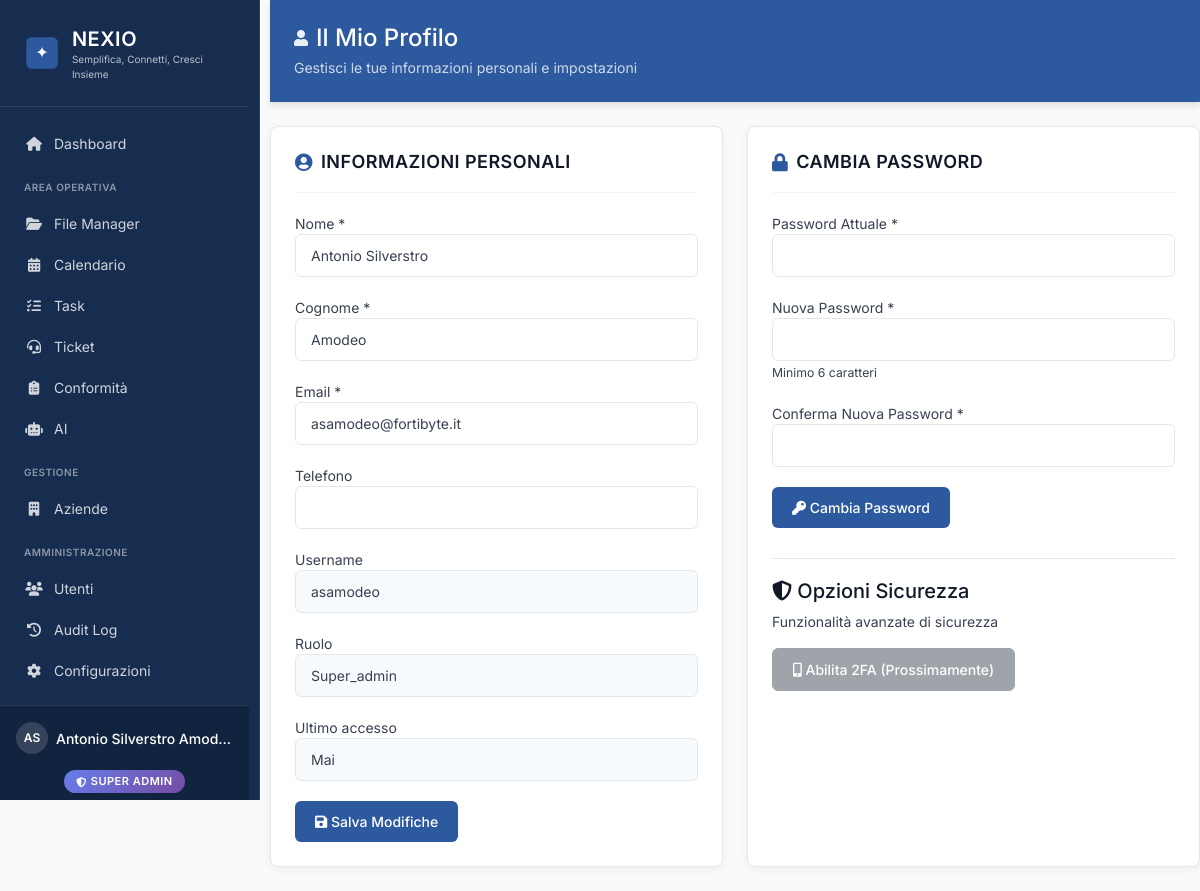
The app's page /profilo.php (signed in) with its own data.
### tables this page shows
CREATE TABLE `utenti` (
  `id` int(11) NOT NULL AUTO_INCREMENT,
  `username` varchar(50) NOT NULL,
  `password` varchar(255) NOT NULL,
  `email` varchar(255) NOT NULL,
  `nome` varchar(100) DEFAULT NULL,
  `cognome` varchar(100) DEFAULT NULL,
  `ruolo` varchar(50) DEFAULT 'utente',
  `azienda_id` int(11) DEFAULT NULL,
  `attivo` tinyint(1) DEFAULT 1,
  `primo_accesso` tinyint(1) DEFAULT 0,
  `prima_login` tinyint(1) DEFAULT 1,
  `password_scadenza` date DEFAULT NULL,
  `last_password_change` datetime DEFAULT NULL,
  `data_creazione` timestamp NOT NULL DEFAULT current_timestamp(),
  `ultimo_accesso` datetime DEFAULT NULL,
  `telefono` varchar(50) DEFAULT NULL,
  `cellulare` varchar(50) DEFAULT NULL,
  `data_nascita` date DEFAULT NULL,
  `avatar` varchar(255) DEFAULT NULL,
  `bio` text DEFAULT NULL,
  `two_factor_enabled` tinyint(1) DEFAULT 0,
  `two_factor_secret` varchar(255) DEFAULT NULL,
  `password_reset_token` varchar(255) DEFAULT NULL COMMENT 'Token per il reset della password',
  `password_reset_expires` datetime DEFAULT NULL COMMENT 'Scadenza del token di reset password',
  `data_registrazione` datetime DEFAULT current_timestamp(),
  PRIMARY KEY (`id`),
  KEY `idx_email` (`email`),
  KEY `idx_ruolo` (`ruolo`),
  KEY `idx_attivo` (`attivo`),
  KEY `idx_username` (`username`)
);

### backend/middleware/Auth.php (called while the page is built, shortened)
<?php
require_once __DIR__ . '/../config/config.php';
class Auth {
    private static $instance = null;
    private $user = null;
    private $isAuthenticated = false;
    public static function getInstance() {
        if (self::$instance === null) {
            self::$instance = new self();
        }
        return self::$instance;
    }
    private function checkAuthentication() {
        if (isset($_SESSION['user_id']) && isset($_SESSION['username'])) {
            $this->isAuthenticated = true;
            $this->user = [
                'id' => $_SESSION['user_id'],
                'username' => $_SESSION['username'],
                'nome' => $_SESSION['nome'] ?? 'Utente',
                'cognome' => $_SESSION['cognome'] ?? '',
                'ruolo' => $_SESSION['ruolo'] ?? 'utente',
                'email' => $_SESSION['email'] ?? ''
            ];
        }
    }
    public function isAuthenticated() {
        return $this->isAuthenticated;
    }
    public function getUser() {
        return $this->user;
    }
    public function isSuperAdmin() {
        return $this->user && $this->user['ruolo'] === 'super_admin';
    }
    public function hasElevatedPrivileges() {
        return $this->user && in_array($this->user['ruolo'], ['super_admin', 'utente_speciale']);
    }
}

### backend/utils/MenuHelper.php (called while the page is built, shortened)
<?php
class MenuHelper {
    public static function isActivePage($menuUrl, $currentPage, $aliases = []) {
        $basename = basename($menuUrl);
        if ($basename === $currentPage) {
            return true;
        }
        return false;
    }
    public static function getMenuConfiguration($auth) {
        $user = $auth->getUser();
        $isSuperAdmin = $auth->isSuperAdmin();
    }
    public static function groupMenuBySection($menuConfig) {
        $grouped = [
            'main' => [],
            'operativa' => [],
            'gestione' => [],
            'amministrazione' => [],
            'account' => []
        ];
        foreach ($menuConfig as $key => $item) {
            if ($item['visible']) {
                $section = $item['section'] ?? 'main';
                $grouped[$section][$key] = $item;
            }
        }
        return $grouped;
    }
}

### backend/config/config.php (called while the page is built, shortened)
<?php
spl_autoload_register(function ($class) {
    $paths = [
        ROOT_PATH . '/backend/models/',
        ROOT_PATH . '/backend/utils/',
        ROOT_PATH . '/backend/middleware/',
        ROOT_PATH . '/backend/services/'
    ];
    foreach ($paths as $path) {
        $file = $path . $class . '.php';
        if (file_exists($file)) {
            return;
        }
    }
});
function db_connect() {
    static $pdo = null;
    if ($pdo === null) {
        try {
            $dsn = 'mysql:host=' . DB_HOST . ';dbname=' . DB_NAME . ';charset=' . DB_CHARSET;
            $pdo = new PDO($dsn, DB_USER, DB_PASS, [
                PDO::ATTR_ERRMODE => PDO::ERRMODE_EXCEPTION,
                PDO::ATTR_DEFAULT_FETCH_MODE => PDO::FETCH_ASSOC,
                PDO::ATTR_EMULATE_PREPARES => false,
                PDO::MYSQL_ATTR_INIT_COMMAND => "SET NAMES utf8mb4 COLLATE utf8mb4_unicode_ci"
            ]);
        } catch (PDOException $e) {
            error_log("Database connection failed: " . $e->getMessage());
            die("Errore di connessione al database");
        }
    }
    return $pdo;
}
function db_query($sql, $params = []) {
    $pdo = db_connect();
    $stmt = $pdo->prepare($sql);
    $stmt->execute($params);
    return $stmt;
}
if (file_exists(ROOT_PATH . '/backend/middleware/Auth.php')) {
    require_once ROOT_PATH . '/backend/middleware/Auth.php';
}

### profilo.php (the view, shortened to what this page needs)
<?php
require_once 'backend/config/config.php';
$auth = Auth::getInstance();
$auth->requireAuth();
$user = $auth->getUser();
$stmt = db_query("SELECT * FROM utenti WHERE id = ?", [$user['id']]);
$userData = $stmt->fetch(PDO::FETCH_ASSOC);
require_once 'components/header.php';
?>
<link rel="stylesheet" href="assets/css/dashboard-clean.css">
<div class="page-header">
    <h1><i class="fas fa-user"></i> Il Mio Profilo</h1>
    <div class="page-subtitle">Gestisci le tue informazioni personali e impostazioni</div>
</div>
<div class="grid-responsive grid-2">
    <div class="content-card">
        <div class="panel-header">
            <h2><i class="fas fa-user-circle"></i> Informazioni Personali</h2>
        </div>
        <form method="POST" action="">
            <div class="form-group">
                <label for="nome">Nome <span class="required">*</span></label>
                <input type="text" id="nome" name="nome" class="form-control"
                       value="<?php echo htmlspecialchars($userData['nome'] ?? ''); ?>" required>
            </div>
            <div class="form-group">
                <label for="cognome">Cognome <span class="required">*</span></label>
                <input type="text" id="cognome" name="cognome" class="form-control"
                       value="<?php echo htmlspecialchars($userData['cognome'] ?? ''); ?>" required>
            </div>
            <div class="form-group">
                <label for="email">Email <span class="required">*</span></label>
                <input type="email" id="email" name="email" class="form-control"
                       value="<?php echo htmlspecialchars($userData['email'] ?? ''); ?>" required>
            </div>
            <div class="form-group">
                <label for="telefono">Telefono</label>
                <input type="tel" id="telefono" name="telefono" class="form-control"
                       value="<?php echo htmlspecialchars($userData['telefono'] ?? ''); ?>">
            </div>
            <div class="form-group">
                <label>Username</label>
                <input type="text" class="form-control"
                       value="<?php echo htmlspecialchars($userData['username'] ?? ''); ?>"
                       readonly style="background: #f7fafc; cursor: not-allowed;">
            </div>
            <div class="form-group">
                <label>Ruolo</label>
                <input type="text" class="form-control"
                       value="<?php echo ucfirst($userData['ruolo'] ?? ''); ?>"
                       readonly style="background: #f7fafc; cursor: not-allowed;">
            </div>
            <div class="form-group">
                <label>Ultimo accesso</label>
                <input type="text" class="form-control"
                       value="<?php echo $userData['ultimo_accesso'] ? format_datetime($userData['ultimo_accesso']) : 'Mai'; ?>"
                       readonly style="background: #f7fafc; cursor: not-allowed;">
            </div>
            <button type="submit" name="update_profile" class="btn btn-primary">
                <i class="fas fa-save"></i> Salva Modifiche
            </button>
        </form>
    </div>
    <div class="content-card">
        <div class="panel-header">
            <h2><i class="fas fa-lock"></i> Cambia Password</h2>
        </div>
        <form method="POST" action="">
            <div class="form-group">
                <label for="password_attuale">Password Attuale <span class="required">*</span></label>
                <input type="password" id="password_attuale" name="password_attuale" class="form-control" required>
            </div>
            <div class="form-group">
                <label for="password_nuova">Nuova Password <span class="required">*</span></label>
                <input type="password" id="password_nuova" name="password_nuova" class="form-control" required>
                <small >Minimo 6 caratteri</small>
            </div>
            <div class="form-group">
                <label for="password_conferma">Conferma Nuova Password <span class="required">*</span></label>
                <input type="password" id="password_conferma" name="password_conferma" class="form-control" required>
            </div>
            <button type="submit" name="change_password" class="btn btn-primary">
                <i class="fas fa-key"></i> Cambia Password
            </button>
        </form>
        <?php if ($auth->isSuperAdmin() || $auth->hasRoleInAzienda('proprietario')): ?>
        <div style="margin-top: 30px; padding-top: 20px; border-top: 1px solid #e2e8f0;">
            <h3 >
                <i class="fas fa-shield-alt"></i> Opzioni Sicurezza
            </h3>
            <p >Funzionalità avanzate di sicurezza</p>
            <div style="margin-top: 15px;">
                <button class="btn btn-secondary" disabled>
                    <i class="fas fa-mobile-alt"></i> Abilita 2FA (Prossimamente)
                </button>
            </div>
        </div>
        <?php endif; ?>
    </div>
</div>
<?php require_once 'components/footer.php'; ?>

### components/sidebar.php (shortened to what this page needs)
<?php
$auth = Auth::getInstance();
$user = $auth->getUser();
$currentPage = basename($_SERVER['PHP_SELF']);
$menuConfig = MenuHelper::getMenuConfiguration($auth);
$groupedMenu = MenuHelper::groupMenuBySection($menuConfig);
$sectionTitles = MenuHelper::getSectionTitles();
function renderMenuItem($item, $currentPage, $key = '') {
    $isActive = MenuHelper::isActivePage($item['url'], $currentPage, $item['aliases'] ?? []);
    $activeClass = $isActive ? 'active' : '';
    $onclick = isset($item['onclick']) ? "onclick=\"{$item['onclick']}\"" : '';
    echo "<a href=\"" . APP_PATH . "/{$item['url']}\" class=\"menu-item {$activeClass}\" {$onclick}>";
    echo "<i class=\"{$item['icon']}\" style=\"font-family: 'Font Awesome 6 Free', 'Font Awesome 5 Free'; font-weight: 900; display: inline-block; width: 20px; margin-right: 10px; text-align: center;\"></i>";
    echo "<span>{$item['title']}</span>";
    echo '</a>';
}
function renderMenuSection($title) {
    if (!empty($title)) {
        echo '<div class="menu-section-title">' . htmlspecialchars($title) . '</div>';
    }
}
?>
<aside class="sidebar">
    <div class="sidebar-header">
        <a href="<?php echo APP_PATH; ?>/dashboard.php" class="sidebar-logo">
            <div class="logo-wrapper">
                <img src="<?php echo APP_PATH; ?>/assets/images/nexio-icon.svg?v=<?php echo @filemtime(dirname(__DIR__) . '/assets/images/nexio-icon.svg'); ?>" alt="Nexio">
            </div>
            <div class="sidebar-logo-text">
                <span class="logo-title">NEXIO</span>
                <span class="logo-motto">Semplifica, Connetti, Cresci Insieme</span>
            </div>
        </a>
    </div>
    <nav class="sidebar-menu">
        <?php
        $sectionsOrder = ['main', 'operativa', 'gestione', 'amministrazione', 'account'];
        foreach ($sectionsOrder as $sectionKey) {
            renderMenuSection($sectionTitles[$sectionKey]);
            foreach ($groupedMenu[$sectionKey] as $key => $item) {
                renderMenuItem($item, $currentPage, $key);
            }
        }
        ?>
    </nav>
    <div class="sidebar-footer">
        <div class="user-info w-100 d-flex flex-column">
            <div class="user-name-row d-flex align-items-center gap-2 mb-1">
                <div class="user-avatar-compact">
                    <?php
                    $nome = trim($user['nome'] ?? '');
                    $cognome = trim($user['cognome'] ?? '');
                    $initials = '';
                    if ($nome) {
                        $nomiParts = explode(' ', $nome);
                        $initials = strtoupper(substr($nomiParts[0], 0, 1));
                    }
                    if ($nome && strpos($nome, ' ') !== false) {
                        $nomiParts = explode(' ', $nome);
                        if (count($nomiParts) > 1) {
                            $initials .= strtoupper(substr($nomiParts[1], 0, 1));
                        }
                    } elseif ($cognome) {
                        $initials .= strtoupper(substr($cognome, 0, 1));
                    }
                    echo $initials ?: 'U';
                    ?>
                </div>
                <div class="user-name flex-grow-1 text-truncate">
                    <?php
                    $fullName = trim(($nome ? $nome : '') . ($cognome ? ' ' . $cognome : ''));
                    echo htmlspecialchars($fullName ?: 'Utente');
                    ?>
                </div>
            </div>
            <div class="user-controls-row d-flex align-items-center justify-content-center">
                <?php
                $isSuperAdmin = $auth->isSuperAdmin();
                if ($isSuperAdmin) {
                    echo '<div class="badge d-inline-flex justify-content-center align-items-center gap-1 px-3 py-2 mb-2" style="width:auto;">';
                    echo '<i class="fas fa-shield-alt"></i><span>SUPER ADMIN</span>';
                    echo '</div>';
                } else {
                    $role = $user['ruolo'] ?? 'Utente';
                    echo '<div class="badge role-' . strtolower($role) . ' d-inline-flex justify-content-center align-items-center gap-1 px-3 py-2 mb-2" style="width:auto;">';
                    echo '<i class="fas fa-user"></i><span>' . htmlspecialchars(strtoupper($role)) . '</span>';
                    echo '</div>';
                }
                ?>
            </div>
        </div>
    </div>
</aside>

### records on screen
utenti: nome "AS", nome+cognome "Antonio Silverstro Amod…", nome "Antonio Silverstro", cognome "Amodeo", email "asamodeo@fortibyte.it", username "asamodeo", ruolo "Super_admin", ultimo_accesso "Mai"

### other values on screen
$item['title'] "Dashboard"
$title "AREA OPERATIVA"
$item['title'] "File Manager"
$item['title'] "Calendario"
$item['title'] "Task"
$item['title'] "Ticket"
$item['title'] "Conformità"
$item['title'] "AI"
$title "GESTIONE"
$item['title'] "Aziende"
$title "AMMINISTRAZIONE"
$item['title'] "Utenti"
$item['title'] "Audit Log"
$item['title'] "Configurazioni"
